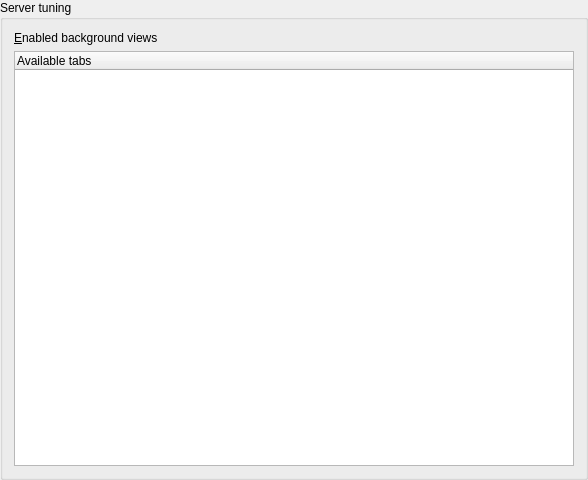
<ui version="4.0" >
 <class>toTuningSettingUI</class>
 <widget class="QWidget" name="toTuningSettingUI" >
  <property name="geometry" >
   <rect>
    <x>0</x>
    <y>0</y>
    <width>588</width>
    <height>480</height>
   </rect>
  </property>
  <property name="windowTitle" >
   <string>Form1</string>
  </property>
  <layout class="QGridLayout" >
   <property name="leftMargin" >
    <number>0</number>
   </property>
   <property name="topMargin" >
    <number>0</number>
   </property>
   <property name="rightMargin" >
    <number>0</number>
   </property>
   <property name="bottomMargin" >
    <number>0</number>
   </property>
   <property name="horizontalSpacing" >
    <number>6</number>
   </property>
   <property name="verticalSpacing" >
    <number>6</number>
   </property>
   <item row="0" column="0" >
    <widget class="Q3GroupBox" name="ServerTuning" >
     <property name="title" >
      <string>Server tuning</string>
     </property>
     <layout class="QGridLayout" >
      <property name="leftMargin" >
       <number>11</number>
      </property>
      <property name="topMargin" >
       <number>11</number>
      </property>
      <property name="rightMargin" >
       <number>11</number>
      </property>
      <property name="bottomMargin" >
       <number>11</number>
      </property>
      <property name="horizontalSpacing" >
       <number>6</number>
      </property>
      <property name="verticalSpacing" >
       <number>6</number>
      </property>
      <item row="1" column="0" >
       <widget class="toTreeWidget" name="EnabledTabs" >
        <property name="selectionMode" >
         <enum>QAbstractItemView::MultiSelection</enum>
        </property>
        <property name="allColumnsShowFocus" >
         <bool>true</bool>
        </property>
        <column>
         <property name="text" >
          <string>Available tabs</string>
         </property>
        </column>
       </widget>
      </item>
      <item row="0" column="0" >
       <widget class="QLabel" name="TextLabel1" >
        <property name="toolTip" >
         <string>Select which views collect data in the background that should be run.</string>
        </property>
        <property name="text" >
         <string>&amp;Enabled background views</string>
        </property>
        <property name="wordWrap" >
         <bool>false</bool>
        </property>
        <property name="buddy" >
         <cstring>EnabledTabs</cstring>
        </property>
       </widget>
      </item>
     </layout>
    </widget>
   </item>
  </layout>
 </widget>
 <pixmapfunction>qPixmapFromMimeSource</pixmapfunction>
 <customwidgets>
  <customwidget>
   <class>Q3GroupBox</class>
   <extends>QGroupBox</extends>
   <header>Qt3Support/Q3GroupBox</header>
   <container>1</container>
  </customwidget>
  <customwidget>
   <class>toTreeWidget</class>
   <extends>QTreeWidget</extends>
   <header>totreewidget.h</header>
  </customwidget>
 </customwidgets>
 <resources/>
 <connections/>
</ui>
